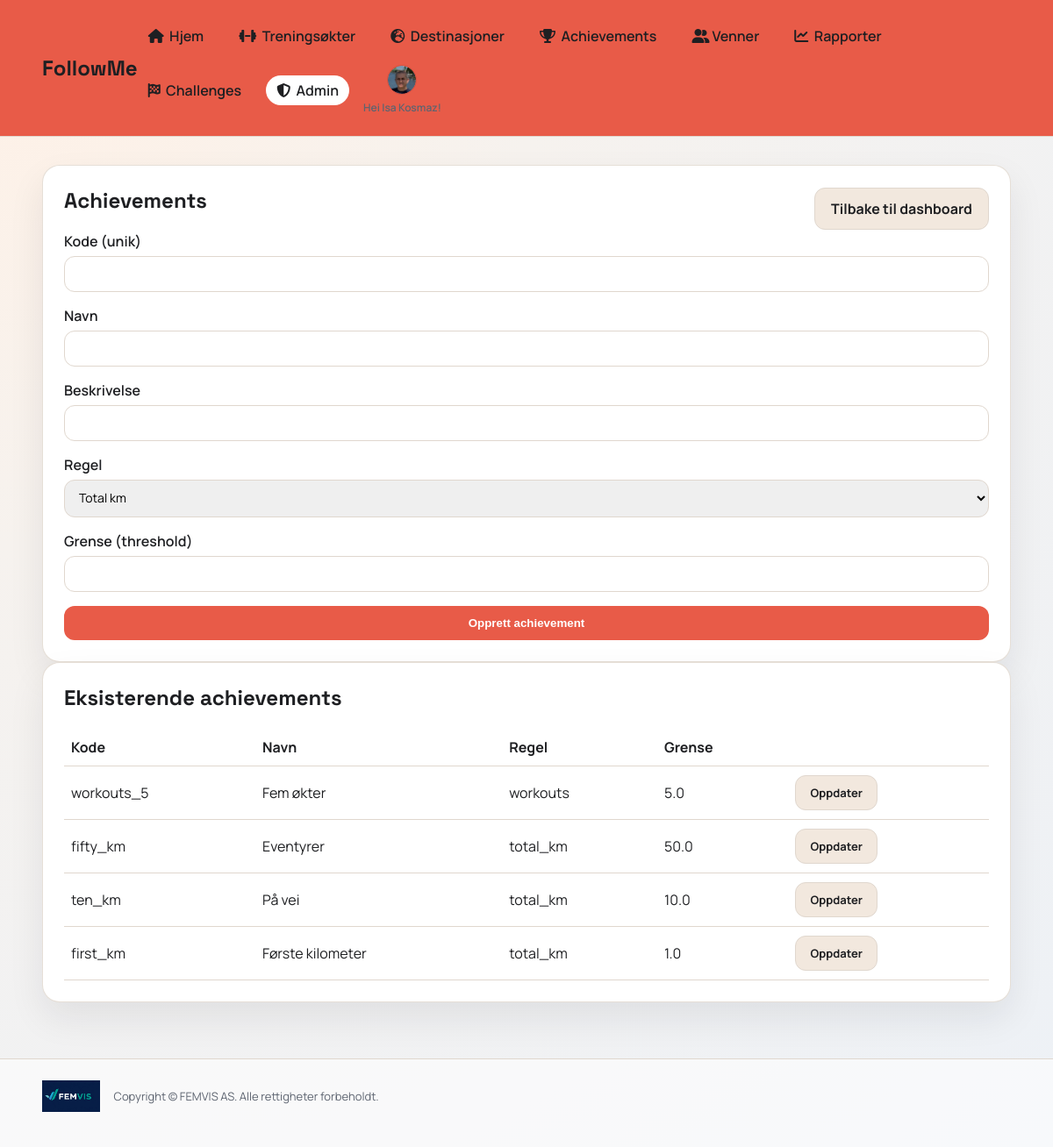
Before: /admin/achievements (signed in) with the older database file.
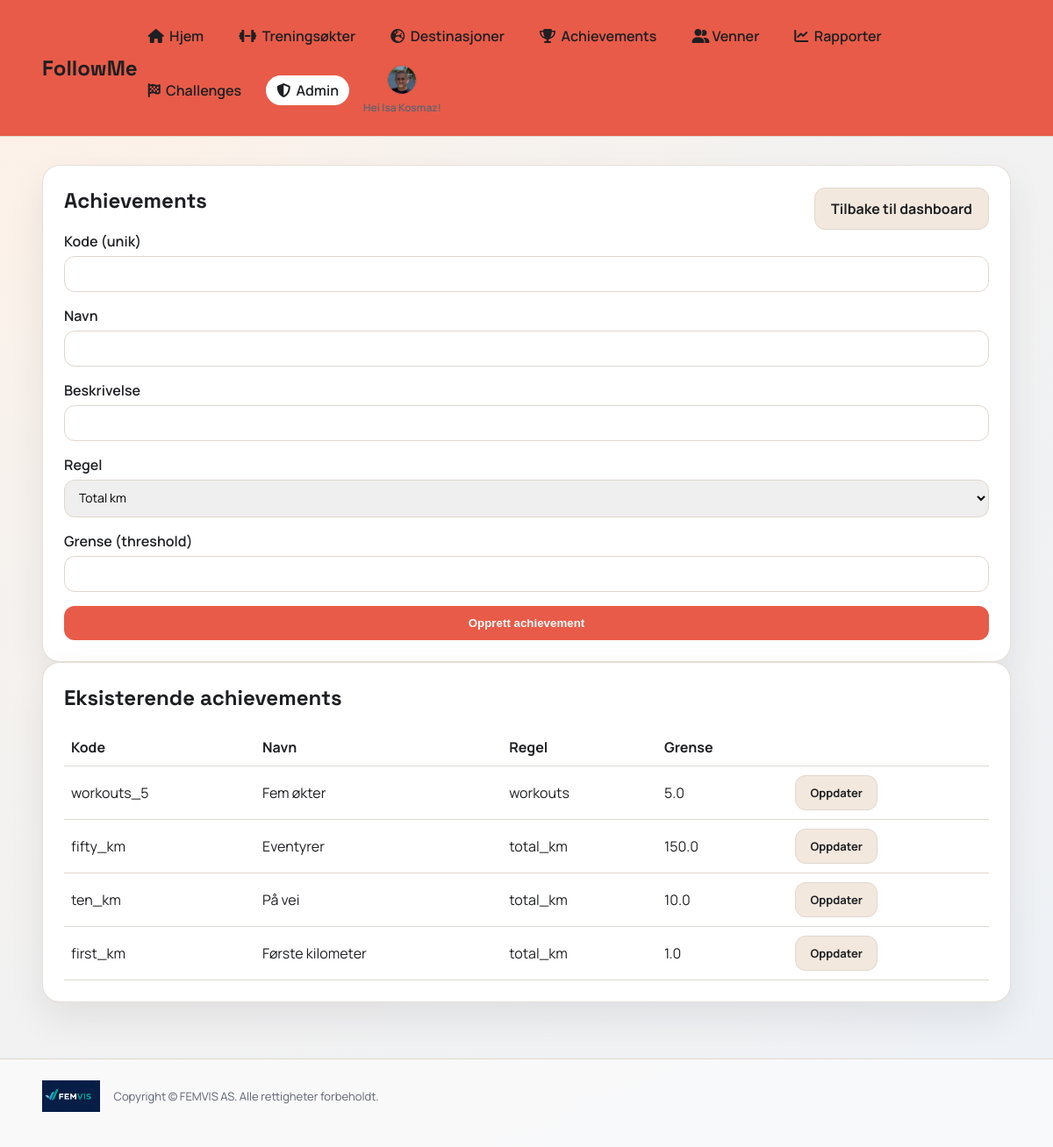
After: the same page with the newer database file.
### app.py (models this page shows)
class Achievement(db.Model):
    id = db.Column(db.Integer, primary_key=True)
    code = db.Column(db.String(40), unique=True, nullable=False)
    name = db.Column(db.String(120), nullable=False)
    description = db.Column(db.String(300), nullable=False)
    rule_type = db.Column(db.String(20), nullable=False)  # total_km or workouts
    threshold = db.Column(db.Float, nullable=False)

### app.py (the view, shortened to what this page needs)
@app.route("/admin/achievements", methods=["GET", "POST"])
@login_required
def admin_achievements():
    admin = get_current_user()
    if admin.role != "admin":
        flash("Du har ikke tilgang.")
        return redirect(url_for("index"))
    achievements = Achievement.query.order_by(Achievement.id.desc()).all()
    return render_template(
        "admin_achievements.html", user=admin, achievements=achievements
    )

### app.py (called while the page is built)
def login_required(view):
    @wraps(view)
    def wrapper(*args, **kwargs):
        if "user_id" not in session:
            return redirect(url_for("login"))
        user = db.session.get(User, session["user_id"])
        if not user:
            session.clear()
            return redirect(url_for("login"))
        return view(*args, **kwargs)
    return wrapper

def get_current_user():
    if "user_id" not in session:
        return None
    user = db.session.get(User, session["user_id"])
    if not user:
        session.clear()
        return None
    return user

### templates/admin_achievements.html (shortened to what this page needs)
{% extends "base.html" %}
{% set title = "Achievements" %}
{% block content %}
<section class="card">
  <div class="card-header">
    <h2>Achievements</h2>
    <a class="button secondary" href="{{ url_for('admin_dashboard') }}">Tilbake til dashboard</a>
  </div>
  <form method="post" class="form">
    <label>Kode (unik)
      <input type="text" name="code" required>
    </label>
    <label>Navn
      <input type="text" name="name" required>
    </label>
    <label>Beskrivelse
      <input type="text" name="description" required>
    </label>
    <label>Regel
      <select name="rule_type">
        <option value="total_km">Total km</option>
      </select>
    </label>
    <label>Grense (threshold)
      <input type="number" name="threshold" step="1" min="1" required>
    </label>
    <button class="button" type="submit">Opprett achievement</button>
  </form>
</section>
<section class="card">
  <h2>Eksisterende achievements</h2>
  <table class="table">
    <thead>
      <tr>
        <th>Kode</th>
        <th>Navn</th>
        <th>Regel</th>
        <th>Grense</th>
        <th></th>
      </tr>
    </thead>
    <tbody>
      {% for a in achievements %}
        <tr>
          <td>{{ a.code }}</td>
          <td>{{ a.name }}</td>
          <td>{{ a.rule_type }}</td>
          <td>{{ a.threshold }}</td>
          <td><a class="button secondary small" href="{{ url_for('admin_achievement_edit', achievement_id=a.id) }}">Oppdater</a></td>
        </tr>
      {% else %}
        <tr>
          <td colspan="5" class="muted">Ingen achievements.</td>
        </tr>
      {% endfor %}
    </tbody>
  </table>
</section>
{% endblock %}

Changed rows visible on the page:
changed Achievement "fifty_km": threshold "50.0" → "150.0"
